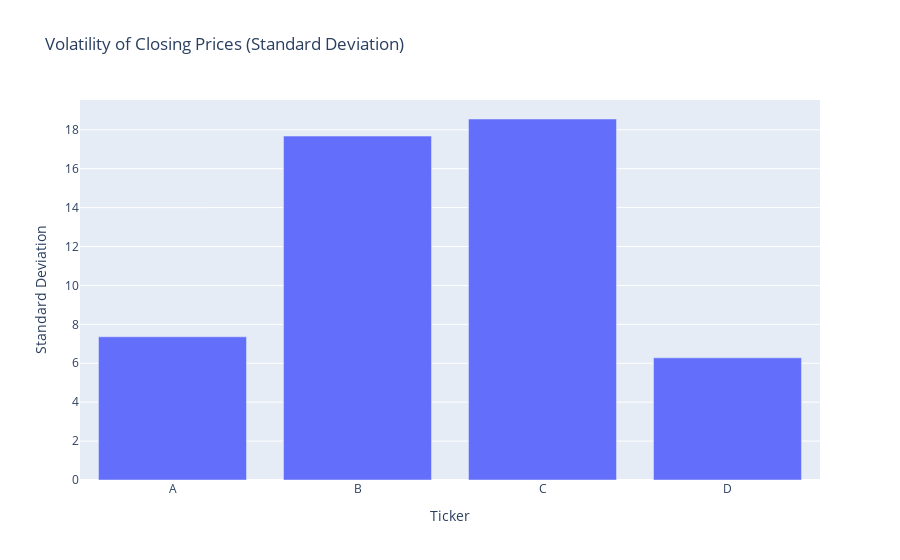

Here is the notebook cell this chart was saved with:
### Markdown cell above
# Volatility Analysis

### Code cell
volatility = pivot_data.std()
fig = px.bar(
    volatility,
    x=volatility.index,
    y=volatility.values,
    labels={
        'y':'Standard Deviation',
        'x':'Ticker'
    },
    title='Volatility of Closing Prices (Standard Deviation)'
    )
fig.show()

### Figure 1 — Plotly figure (JSON) as saved in the notebook; plotly's stock layout.template omitted (floating-point values rounded to 4 significant figures)
{"data": [{"alignmentgroup": "True", "hovertemplate": "Ticker=%{x}<br>Standard Deviation=%{y}<extra></extra>", "legendgroup": "", "marker": {"color": "#636efa", "pattern": {"shape": ""}}, "name": "", "offsetgroup": "", "orientation": "v", "showlegend": false, "textposition": "auto", "type": "bar", "x": ["A", "B", "C", "D"], "xaxis": "x", "y": [7.36, 17.68, 18.55, 6.279], "yaxis": "y"}], "layout": {"barmode": "relative", "legend": {"tracegroupgap": 0}, "title": {"text": "Volatility of Closing Prices (Standard Deviation)"}, "xaxis": {"anchor": "y", "domain": [0, 1], "title": {"text": "Ticker"}}, "yaxis": {"anchor": "x", "domain": [0, 1], "title": {"text": "Standard Deviation"}}}}
